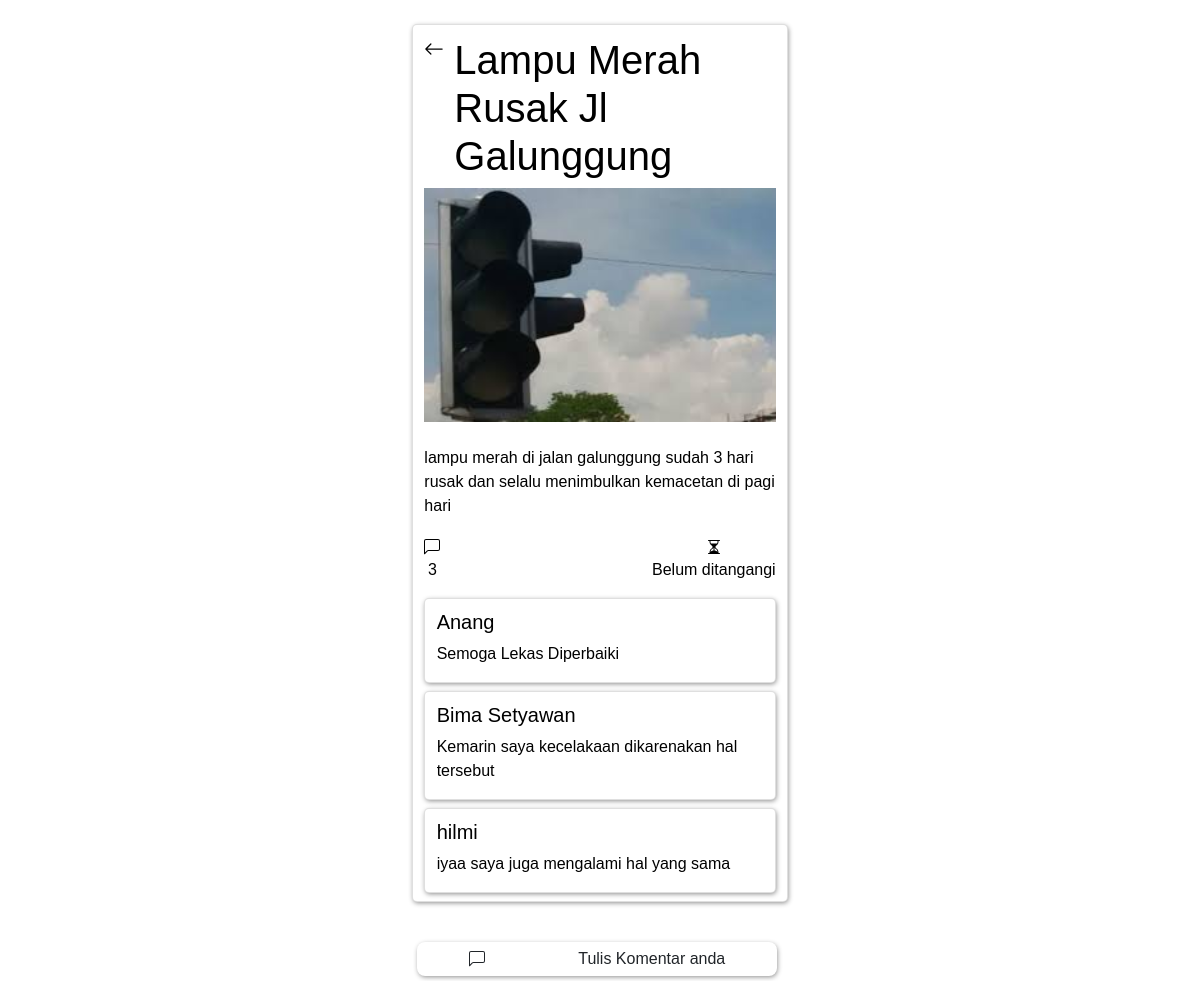
The app's page /Post/2 with its own data.
### tables this page shows
CREATE TABLE `post` (
  `id_post` int(11) NOT NULL,
  `title` varchar(255) NOT NULL,
  `nama_pengirim` varchar(255) NOT NULL,
  `img` varchar(1000) NOT NULL,
  `section` blob NOT NULL,
  `status` int(2) NOT NULL
);

CREATE TABLE `comment` (
  `id_comment` int(11) NOT NULL,
  `id_post` int(11) NOT NULL,
  `nama` varchar(255) NOT NULL,
  `comment` blob NOT NULL
);

### Post/index.php (the view, shortened to what this page needs)
<?php
require "../config.php";
$link_addres = (isset($_SERVER['HTTPS']) && $_SERVER['HTTPS'] === 'on' ? "https" : "http") . "://$_SERVER[HTTP_HOST]$_SERVER[REQUEST_URI]";
if(isset($link_addres)){
  $url = rtrim($link_addres,"/");
  $url = filter_var($url,FILTER_SANITIZE_URL);
  $url = explode("/",$url);
  if(!isset($url[5])){
    header("Location: ../");
  }
  else{
    $id=$url[5];
    $query = mysqli_query($conn,"SELECT * FROM post WHERE id_post = $id");
    $data = mysqli_fetch_array($query);
  }
}
?>
<!DOCTYPE html>
<html lang="en">
<head>
  <link rel="stylesheet" href="../style/bootstrap5/css/bootstrap.min.css">
  <link rel="stylesheet" href="../style/style.css">
</head>
<body>
    <br>
  <div class="container">
    <div class="nav-bottom-bar" onclick="showFormComment()">
            <p>Tulis Komentar anda</p>
    </div>
    <div class="card">
      <nav style="display: flex;">
        <a href="../">
        </a>
        <h1><?= $data['title'] ?></h1>
      </nav>
      <img style="width: 100%; height:auto" src="../img/<?= $data['img']?>" alt=""><br>
      <p><?= $data['section'] ?></p>
      <center style="display: flex;justify-content:space-between">
        <div class="comment">
          <svg xmlns="http://www.w3.org/2000/svg" width="16" height="16" fill="currentColor" class="bi bi-chat-left" viewBox="0 0 16 16">
            <path d="M14 1a1 1 0 0 1 1 1v8a1 1 0 0 1-1 1H4.414A2 2 0 0 0 3 11.586l-2 2V2a1 1 0 0 1 1-1h12zM2 0a2 2 0 0 0-2 2v12.793a.5.5 0 0 0 .854.353l2.853-2.853A1 1 0 0 1 4.414 12H14a2 2 0 0 0 2-2V2a2 2 0 0 0-2-2H2z"/>
            <p><?php
            $query_count = mysqli_query($conn,"SELECT COUNT(*) FROM comment where id_post = $id");
            $jumlah_comment = mysqli_fetch_array($query_count);
            echo $jumlah_comment[0]
            ?></p>
          </svg>
        </div>
        <?php
        if($data['status'] == false){ ?>
          <div>
              <p>Belum ditangangi</p>
          </div>
        <?php
        }
        ?>
      </center>
      <?php
      $query_comment = mysqli_query($conn,"SELECT * FROM comment WHERE id_post = $id ORDER BY id_comment DESC");
      while($data = mysqli_fetch_array($query_comment)){ ?>
        <div class="card">
          <h5><?= $data['nama'] ?></h5>
          <p><?= $data['comment'] ?></p>
        </div>
      <?php
      }
      ?>
    </div>
  <br><br><br>
  </div>
</body>
</html>

### style/style.css (style rules this page uses)
* { margin: 0; padding: 0; }
body { font-family: sans-serif; overflow-x: hidden; }
.nav-bottom-bar { display: flex; justify-content: center; width: 360px; padding: 5px; background-color: white; bottom: 0; position: fixed; z-index: 100; margin: 5px; box-shadow: 0.05rem 0.1rem 0.3rem -0.03rem rgba(0, 0, 0, 0.45); border-radius: 8px; }
.container .card { text-decoration: none; color: black; padding-left: 0.3cm; padding-right: 0.3cm; padding-top: 0.3cm; padding-bottom: 0cm; border-radius: 5px; margin-bottom: 0.2cm; box-shadow: 0.05rem 0.1rem 0.3rem -0.03rem rgba(0, 0, 0, 0.45); cursor: pointer; }
@media screen and (min-width:400px) { .container { width: 400px } }

### Post/index.php (style rules this page uses)
.nav-bottom-bar { cursor: pointer; margin-bottom: 5px; }
.nav-bottom-bar svg,.nav-bottom-bar p { margin: auto; }
.container .card { cursor:unset }

### records on screen
post: title "Lampu Merah Rusak Jl Galunggung", img (picture), section "lampu merah di jalan galunggung sudah 3 hari rusak dan selalu menimbulkan kemacetan di pagi hari"
comment: nama "Anang", comment "Semoga Lekas Diperbaiki"
comment: nama "Bima Setyawan", comment "Kemarin saya kecelakaan dikarenakan hal tersebut"
comment: nama "hilmi", comment "iyaa saya juga mengalami hal yang sama"

### other values on screen
$jumlah_comment[0] "3"
